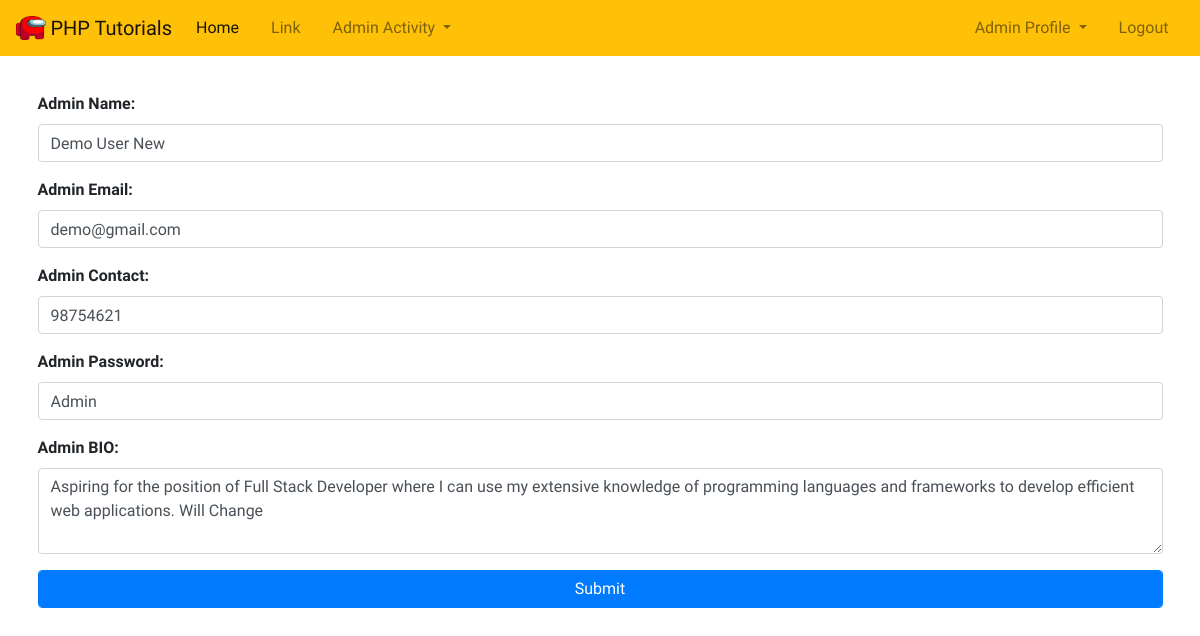
/edit_users.php?id=1 (signed in), run on the app's committed database.
### tables this page shows
CREATE TABLE `individual_users` (
  `id` int NOT NULL,
  `fullname` varchar(350) NOT NULL,
  `email` varchar(350) NOT NULL,
  `contact` varchar(12) NOT NULL,
  `password` varchar(150) NOT NULL,
  `user_bio` text NOT NULL,
  `referal_code` varchar(250) NOT NULL,
  `user_avatar` varchar(350) NOT NULL,
  `portal_registration_date` datetime DEFAULT CURRENT_TIMESTAMP
);

### edit_users.php (the view, shortened to what this page needs)
<?php
include('configuration/db_config.php');
include('admin_navbar.php');
?>
<div class="container" style="margin-top:36px;">
<form method="POST">
<?php
$id = $_GET['id'];
$getDetails = mysqli_query($config,"SELECT * FROM individual_users WHERE id='$id'");
while ($row = mysqli_fetch_assoc($getDetails))
{
	$user_name = $row['fullname'];
	$user_email = $row['email'];
	$user_contact = $row['contact'];
	$user_password = $row['password'];
	$user_bio = $row['user_bio'];
}
?>
<div class="mb-3">
<label class="form-label"><strong>Admin Name:</strong></label>
<input type="text" class="form-control" id="adminName" name="userName" aria-describedby="emailHelp" value="<?php echo $user_name; ?>">
</div>
<div class="mb-3">
<label class="form-label"><strong>Admin Email:</strong></label>
<input type="text" class="form-control" id="adminName" name="userEmail" aria-describedby="emailHelp" value="<?php echo $user_email; ?>">
</div>
<div class="mb-3">
<label class="form-label"><strong>Admin Contact:</strong></label>
<input type="text" class="form-control" id="adminName" name="userContact" aria-describedby="emailHelp" value="<?php echo $user_contact; ?>">
</div>
<div class="mb-3">
<label class="form-label"><strong>Admin Password:</strong></label>
<input type="text" class="form-control" id="adminName" name="userPassword" aria-describedby="emailHelp" value="<?php echo $user_password; ?>">
</div>
<div class="mb-3">
<label class="form-label"><strong>Admin BIO:</strong></label>
 <textarea class="form-control" id="exampleFormControlTextarea1" rows="3" name="userBio"><?php echo $user_bio; ?></textarea>
</div>
<button type="submit" class="btn btn-primary form-control" name="updateUser">Submit</button>
</form>
</div>

### data on the page
individual_users: userName "Demo User New", userEmail "demo@gmail.com", userContact "98754621", userPassword "Admin", userBio "Aspiring for the position of Full Stack Developer where I can use my extensive knowledge of programming languages and frameworks to develop efficient web applications. Will Change"
